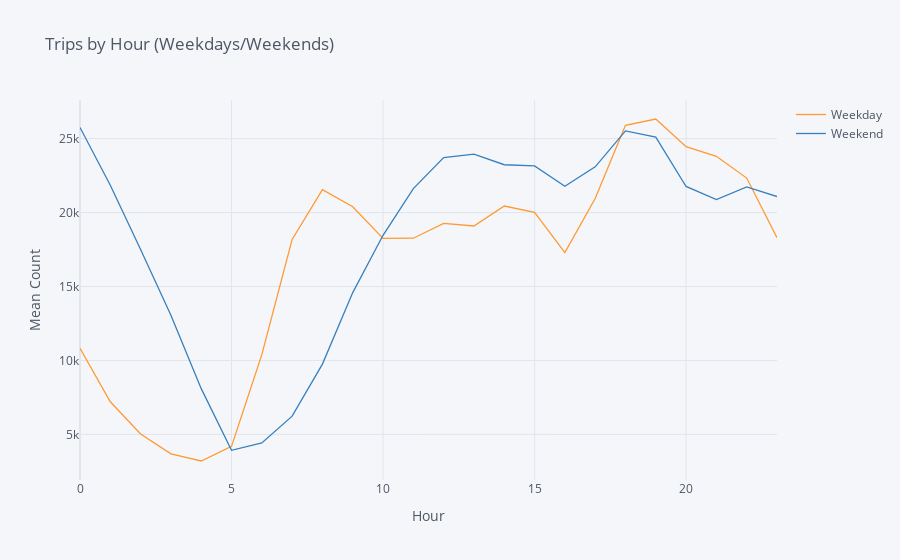

Here is the notebook cell this chart was saved with:
### Code cell
df.groupby(['hour','is_weekend'])['cnt'].mean().unstack().rename(columns={0:'Weekday', 1:'Weekend'}).iplot(xTitle='Hour', yTitle='Mean Count', title='Trips by Hour (Weekdays/Weekends)')

### Figure 1 — Plotly figure (JSON) as saved in the notebook; plotly's stock layout.template omitted (floating-point values rounded to 4 significant figures)
{"data": [{"line": {"color": "rgba(255, 153, 51, 1.0)", "dash": "solid", "shape": "linear", "width": 1.3}, "mode": "lines", "name": "Weekday", "text": "", "type": "scatter", "x": [0, 1, 2, 3, 4, 5, 6, 7, 8, 9, 10, 11, 12, 13, 14, 15, 16, 17, 18, 19, 20, 21, 22, 23], "y": [10820.0, 7206.0, 5025.0, 3684.0, 3201, 4188.0, 10390.0, 18180.0, 21550.0, 20400.0, 18260.0, 18268, 19270.0, 19090.0, 20440.0, 20010.0, 17300.0, 20950.0, 25900.0, 26330.0, 24460.0, 23800.0, 22335, 18300.0]}, {"line": {"color": "rgba(55, 128, 191, 1.0)", "dash": "solid", "shape": "linear", "width": 1.3}, "mode": "lines", "name": "Weekend", "text": "", "type": "scatter", "x": [0, 1, 2, 3, 4, 5, 6, 7, 8, 9, 10, 11, 12, 13, 14, 15, 16, 17, 18, 19, 20, 21, 22, 23], "y": [25760.0, 21850.0, 17510.0, 13050.0, 8094.0, 3921.0, 4424.0, 6231.0, 9755.0, 14589, 18470.0, 21620.0, 23720.0, 23950.0, 23240.0, 23160.0, 21780.0, 23100.0, 25530.0, 25110.0, 21767, 20880.0, 21730.0, 21080.0]}], "layout": {"legend": {"bgcolor": "#F5F6F9", "font": {"color": "#4D5663"}}, "paper_bgcolor": "#F5F6F9", "plot_bgcolor": "#F5F6F9", "title": {"font": {"color": "#4D5663"}, "text": "Trips by Hour (Weekdays/Weekends)"}, "xaxis": {"gridcolor": "#E1E5ED", "showgrid": true, "tickfont": {"color": "#4D5663"}, "title": {"font": {"color": "#4D5663"}, "text": "Hour"}, "zerolinecolor": "#E1E5ED"}, "yaxis": {"gridcolor": "#E1E5ED", "showgrid": true, "tickfont": {"color": "#4D5663"}, "title": {"font": {"color": "#4D5663"}, "text": "Mean Count"}, "zerolinecolor": "#E1E5ED"}}}
